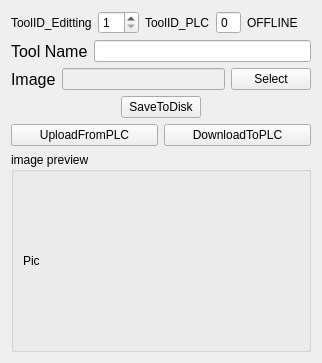
     <widget class="QWidget" name="layoutWidget">
      <property name="geometry">
       <rect>
        <x>1</x>
        <y>10</y>
        <width>322</width>
        <height>353</height>
       </rect>
      </property>
      <layout class="QVBoxLayout" name="verticalLayout_6">
       <item>
        <layout class="QVBoxLayout" name="verticalLayout_5">
         <item>
          <layout class="QHBoxLayout" name="horizontalLayout_7">
           <item>
            <widget class="QLabel" name="toolID_enditting_label">
             <property name="maximumSize">
              <size>
               <width>100</width>
               <height>30</height>
              </size>
             </property>
             <property name="font">
              <font>
               <pointsize>9</pointsize>
              </font>
             </property>
             <property name="text">
              <string>ToolID_Editting</string>
             </property>
            </widget>
           </item>
           <item>
            <widget class="QSpinBox" name="toolID_Editting">
             <property name="sizePolicy">
              <sizepolicy hsizetype="Fixed" vsizetype="Fixed">
               <horstretch>0</horstretch>
               <verstretch>0</verstretch>
              </sizepolicy>
             </property>
             <property name="minimum">
              <number>1</number>
             </property>
             <property name="maximum">
              <number>31</number>
             </property>
            </widget>
           </item>
           <item>
            <widget class="QLabel" name="toolID_PLC_label">
             <property name="maximumSize">
              <size>
               <width>100</width>
               <height>30</height>
              </size>
             </property>
             <property name="font">
              <font>
               <pointsize>9</pointsize>
              </font>
             </property>
             <property name="text">
              <string>ToolID_PLC</string>
             </property>
            </widget>
           </item>
           <item>
            <widget class="QSpinBox" name="toolID_fromPLC">
             <property name="enabled">
              <bool>true</bool>
             </property>
             <property name="sizePolicy">
              <sizepolicy hsizetype="Fixed" vsizetype="Fixed">
               <horstretch>0</horstretch>
               <verstretch>0</verstretch>
              </sizepolicy>
             </property>
             <property name="buttonSymbols">
              <enum>QAbstractSpinBox::NoButtons</enum>
             </property>
             <property name="minimum">
              <number>0</number>
             </property>
             <property name="maximum">
              <number>99</number>
             </property>
            </widget>
           </item>
           <item>
            <widget class="QLabel" name="OnOffLine_Label">
             <property name="text">
              <string>OFFLINE</string>
             </property>
            </widget>
           </item>
          </layout>
         </item>
         <item>
          <layout class="QHBoxLayout" name="horizontalLayout_13">
           <item>
            <widget class="QLabel" name="label_32">
             <property name="font">
              <font>
               <family>Arial</family>
               <pointsize>12</pointsize>
              </font>
             </property>
             <property name="text">
              <string>Tool Name</string>
             </property>
            </widget>
           </item>
           <item>
            <widget class="QLineEdit" name="toolName_lineEdit"/>
           </item>
          </layout>
         </item>
         <item>
          <layout class="QHBoxLayout" name="horizontalLayout_14">
           <item>
            <widget class="QLabel" name="label_33">
             <property name="font">
              <font>
               <family>Arial</family>
               <pointsize>12</pointsize>
              </font>
             </property>
             <property name="text">
              <string>Image</string>
             </property>
            </widget>
           </item>
           <item>
            <widget class="QLineEdit" name="toolImageUrl">
             <property name="enabled">
              <bool>false</bool>
             </property>
            </widget>
           </item>
           <item>
            <widget class="QPushButton" name="btn_selectToolingImage">
             <property name="text">
              <string>Select</string>
             </property>
            </widget>
           </item>
          </layout>
         </item>
         <item>
          <layout class="QHBoxLayout" name="horizontalLayout_15">
           <item>
            <spacer name="horizontalSpacer_5">
             <property name="orientation">
              <enum>Qt::Horizontal</enum>
             </property>
             <property name="sizeHint" stdset="0">
              <size>
               <width>40</width>
               <height>20</height>
              </size>
             </property>
            </spacer>
           </item>
           <item>
            <widget class="QPushButton" name="btn_saveToDisk">
             <property name="text">
              <string>SaveToDisk</string>
             </property>
            </widget>
           </item>
           <item>
            <spacer name="horizontalSpacer_6">
             <property name="orientation">
              <enum>Qt::Horizontal</enum>
             </property>
             <property name="sizeHint" stdset="0">
              <size>
               <width>40</width>
               <height>20</height>
              </size>
             </property>
            </spacer>
           </item>
          </layout>
         </item>
         <item>
          <layout class="QHBoxLayout" name="horizontalLayout_16">
           <item>
            <widget class="QPushButton" name="btn_uploadFromPLC">
             <property name="text">
              <string>UploadFromPLC</string>
             </property>
            </widget>
           </item>
           <item>
            <widget class="QPushButton" name="btn_downLoadToPLC">
             <property name="text">
              <string>DownloadToPLC</string>
             </property>
            </widget>
           </item>
          </layout>
         </item>
        </layout>
       </item>
       <item>
        <widget class="QGroupBox" name="groupBox">
         <property name="minimumSize">
          <size>
           <width>300</width>
           <height>200</height>
          </size>
         </property>
         <property name="maximumSize">
          <size>
           <width>500</width>
           <height>300</height>
          </size>
         </property>
         <property name="title">
          <string>image preview</string>
         </property>
         <layout class="QHBoxLayout" name="horizontalLayout_11">
          <item>
           <widget class="QLabel" name="toolingPicLabel">
            <property name="text">
             <string>Pic</string>
            </property>
           </widget>
          </item>
         </layout>
        </widget>
       </item>
      </layout>
     </widget>
